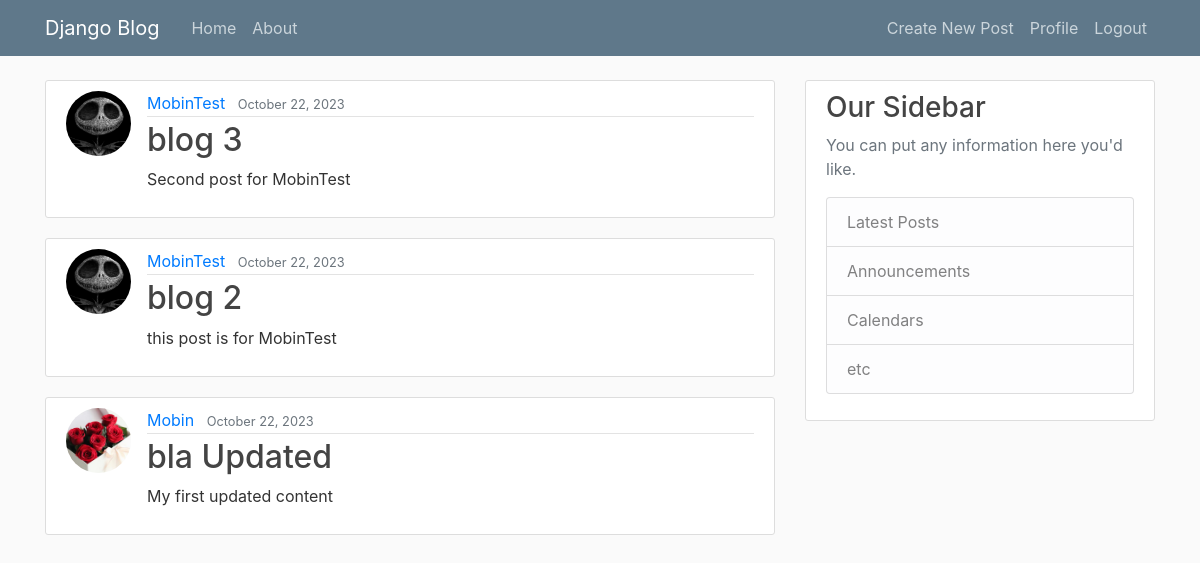
Before: / (signed in) with the older database file.
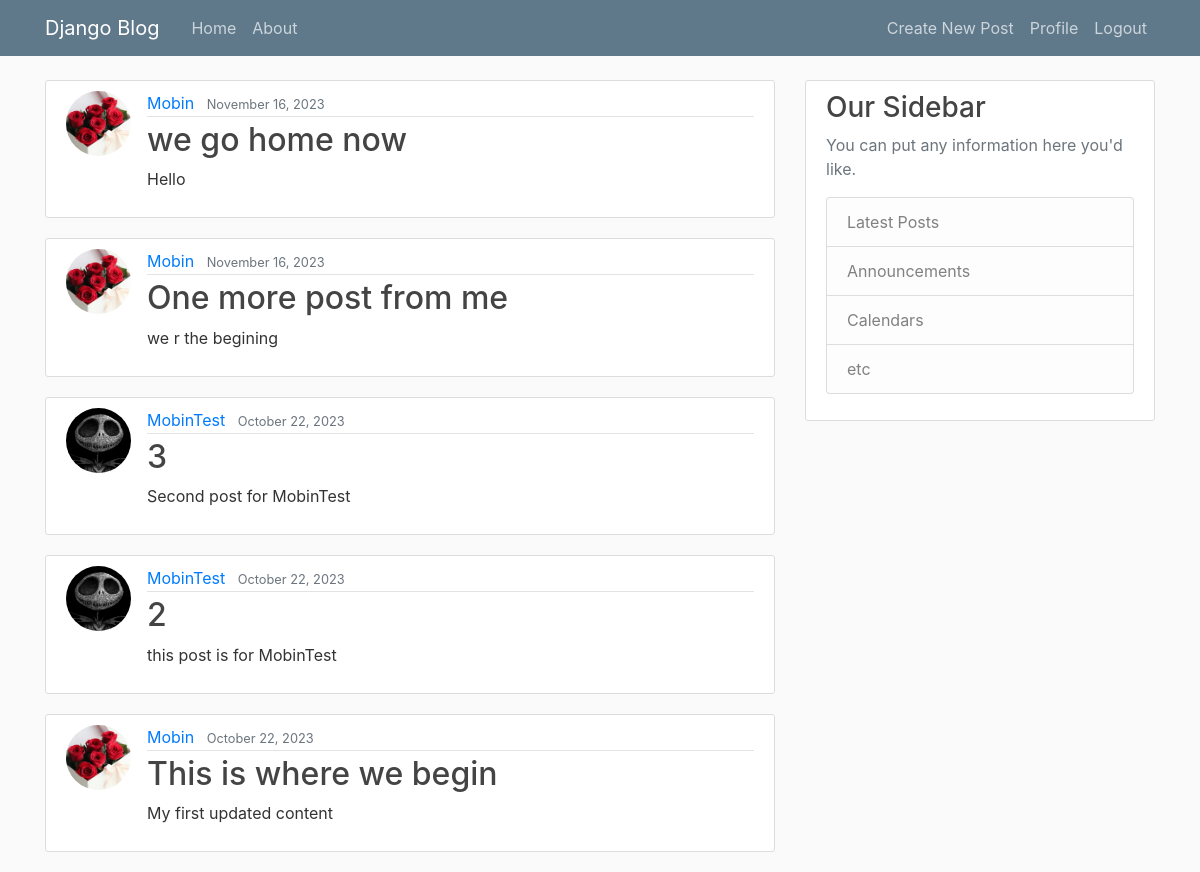
After: the same page with the newer database file.
### blog/models.py (models this page shows, shortened)
class post(models.Model):
    title = models.CharField(max_length=100)
    content = models.TextField()
    date_posted = models.DateTimeField(default = timezone.now)
    author = models.ForeignKey(User , on_delete=models.CASCADE , null=True)

### users/models.py (models this page shows, shortened)
class Profile(models.Model):
    user = models.OneToOneField(User , on_delete = models.CASCADE)
    image = models.ImageField(default='default.jpg' , upload_to='profile_pics')

### blog/views.py (the view)
# urls.py: path('', PostListView.as_view() , name='blog-home'),
class PostListView(ListView):
    model = post
    template_name = 'blog/home.html'  # <app>/<model><viewtype>.html
    context_object_name = 'posts'
    ordering = ['-date_posted']

### blog/templates/blog/home.html
{% extends "blog/Base.html" %}
{% block content %}
    {% for post in posts %}
    <article class="media content-section">
        <img class="rounded-circle article-img" src="{{ post.author.profile.image.url }}" alt="">
        <div class="media-body">
            <div class="article-metadata">
            <a class="mr-2" href="#">{{ post.author }}</a>
            <small class="text-muted">{{ post.date_posted | date:"F d, Y"}}</small>
            </div>
            <h2><a class="article-title" href="{% url 'post-detail' post.id %}">{{ post.title }}</a></h2>
            <p class="article-content">{{ post.content }}</p>
        </div>
        </article>
    {% endfor %}
{% endblock content %}

Changed rows visible on the page:
added post: author.profile.image (picture), author "Mobin", date_posted "November 16, 2023", title "we go home now", content "Hello"
added post: author.profile.image (picture), author "Mobin", date_posted "November 16, 2023", title "One more post from me", content "we r the begining"
changed post "Second post for MobinTest": title "blog 3" → "3"
changed post "this post is for MobinTest": title "blog 2" → "2"
changed post "My first updated content": title "bla Updated" → "This is where we begin"
